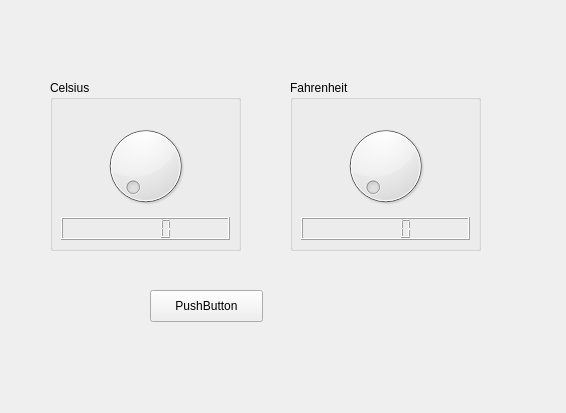
<?xml version="1.0" encoding="UTF-8"?>
<ui version="4.0">
 <class>Widget</class>
 <widget class="QWidget" name="Widget">
  <property name="geometry">
   <rect>
    <x>0</x>
    <y>0</y>
    <width>566</width>
    <height>413</height>
   </rect>
  </property>
  <property name="windowTitle">
   <string>Widget</string>
  </property>
  <widget class="QGroupBox" name="groupBox">
   <property name="geometry">
    <rect>
     <x>50</x>
     <y>80</y>
     <width>191</width>
     <height>171</height>
    </rect>
   </property>
   <property name="title">
    <string>Celsius</string>
   </property>
   <widget class="QWidget" name="verticalLayoutWidget">
    <property name="geometry">
     <rect>
      <x>0</x>
      <y>30</y>
      <width>191</width>
      <height>141</height>
     </rect>
    </property>
    <layout class="QVBoxLayout" name="verticalLayout">
     <item>
      <widget class="QDial" name="centDial">
       <property name="maximum">
        <number>1000</number>
       </property>
      </widget>
     </item>
     <item>
      <widget class="QLCDNumber" name="lcdNumber"/>
     </item>
    </layout>
   </widget>
  </widget>
  <widget class="QGroupBox" name="groupBox_3">
   <property name="geometry">
    <rect>
     <x>290</x>
     <y>80</y>
     <width>191</width>
     <height>171</height>
    </rect>
   </property>
   <property name="title">
    <string>Fahrenheit</string>
   </property>
   <widget class="QWidget" name="verticalLayoutWidget_2">
    <property name="geometry">
     <rect>
      <x>0</x>
      <y>30</y>
      <width>191</width>
      <height>141</height>
     </rect>
    </property>
    <layout class="QVBoxLayout" name="verticalLayout_2">
     <item>
      <widget class="QDial" name="fahDial">
       <property name="maximum">
        <number>1832</number>
       </property>
      </widget>
     </item>
     <item>
      <widget class="QLCDNumber" name="lcdNumber_2"/>
     </item>
    </layout>
   </widget>
  </widget>
  <widget class="QPushButton" name="m_configureButton">
   <property name="geometry">
    <rect>
     <x>150</x>
     <y>290</y>
     <width>113</width>
     <height>32</height>
    </rect>
   </property>
   <property name="text">
    <string>PushButton</string>
   </property>
  </widget>
 </widget>
 <layoutdefault spacing="6" margin="11"/>
 <resources/>
 <connections>
  <connection>
   <sender>centDial</sender>
   <signal>valueChanged(int)</signal>
   <receiver>lcdNumber</receiver>
   <slot>display(int)</slot>
   <hints>
    <hint type="sourcelabel">
     <x>137</x>
     <y>179</y>
    </hint>
    <hint type="destinationlabel">
     <x>136</x>
     <y>234</y>
    </hint>
   </hints>
  </connection>
  <connection>
   <sender>fahDial</sender>
   <signal>valueChanged(int)</signal>
   <receiver>lcdNumber_2</receiver>
   <slot>display(int)</slot>
   <hints>
    <hint type="sourcelabel">
     <x>392</x>
     <y>201</y>
    </hint>
    <hint type="destinationlabel">
     <x>390</x>
     <y>231</y>
    </hint>
   </hints>
  </connection>
 </connections>
</ui>
